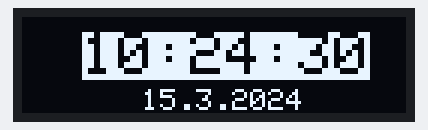
Simulated run of this sketch. Board: ESP8266 (NodeMCU). Parts: 128×32 one-colour display. WiFi joins after 1.5 s; servers stay silent unless stated; the local clock reads 2024-03-15 10:24:30 at power-on unless the sketch sets it.

Above: at 0.1 s.
At 4.2 s:
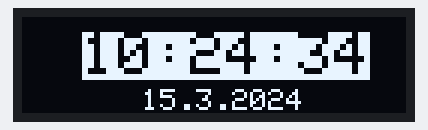
At 9.4 s:
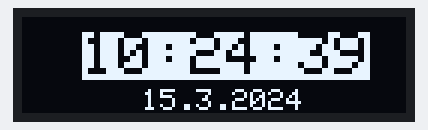
At 18.6 s:
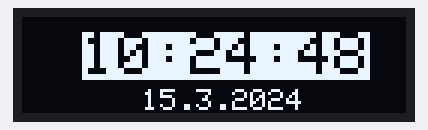
At 27.8 s:
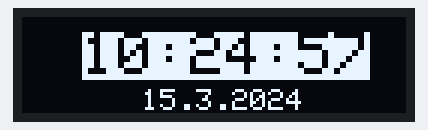
At 38.1 s:
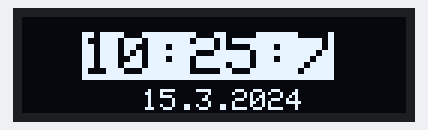

The sketch:

NodeMCUClock.ino
```cpp
#include <SPI.h>
#include <Wire.h>
#include <Adafruit_GFX.h>
#include <Adafruit_SSD1306.h>

#include <ESP8266WiFi.h>
#include <time.h>

const char* ssid = "xxx";
const char* password = "xxxx";

//0 = GMT
int timezone = 1 * 3600;
int dst = 0;

#define SCREEN_WIDTH 128 // OLED display width, in pixels
#define SCREEN_HEIGHT 32 // OLED display height, in pixels

// Declaration for an SSD1306 display connected to I2C (SDA, SCL pins)
#define OLED_RESET     -1 // Reset pin # (or -1 if sharing Arduino reset pin)
Adafruit_SSD1306 display(SCREEN_WIDTH, SCREEN_HEIGHT, &Wire, OLED_RESET);

void setup() {
//for display
  display.begin(SSD1306_SWITCHCAPVCC, 0x3C);
  display.clearDisplay();
  display.display();

//for clock
  //start wifi connection
  WiFi.begin(ssid,password);
  //set time parameters, you can change the ntp servers to such in your area
  configTime(timezone, dst, "de.pool.ntp.org","europe.pool.ntp.org");
}

void loop() {

  //clear display
  display.clearDisplay();

  time_t now = time(nullptr);
  struct tm* pTime = localtime(&now);

  //write time inversive
  display.clearDisplay();
  display.setTextColor(BLACK, WHITE);
  display.setCursor(20,5);
  display.setTextSize(2);
  display.print(pTime->tm_hour);
  display.print(":");
  display.print(pTime->tm_min);
  display.print(":");
  display.print(pTime->tm_sec);
  display.display();

  //write date normally
  display.setTextColor(WHITE);
  display.setCursor(40,24);
  display.setTextSize(1);
  display.print(pTime->tm_mday);
  display.print(".");
  display.print(1+pTime->tm_mon);
  display.print(".");
  display.print(1900+pTime->tm_year);
  display.display();

  delay(1000);
}
```

Measured:
- what the display in image 0 shows lasts 1.0 s, from 0.1 s to 1.1 s
